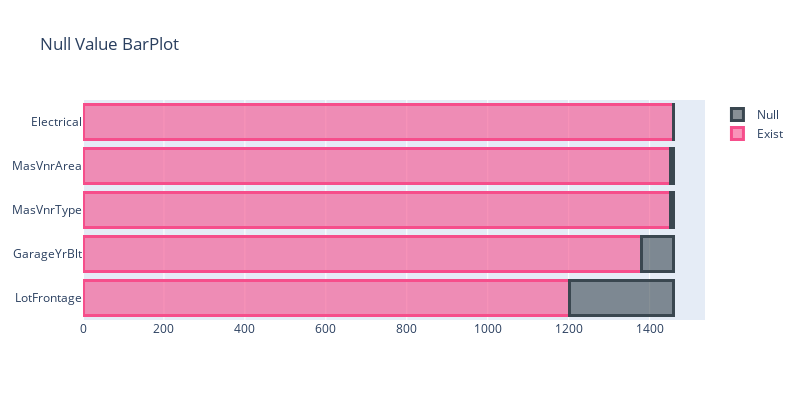

Notebook code for this chart:
### Code cell
display_bar_graph([graph_nonnull, graph_null], 'stack', 'Null Value BarPlot')
print('Number of Missing Index Sum (MasVnrType, MasVnrARea, Electrical) : ',
df_train[['MasVnrType', 'MasVnrArea', 'Electrical']].isnull().values.sum())

### Figure 1 — Plotly figure (JSON) as saved in the notebook; plotly's stock layout.template omitted (floating-point values rounded to 4 significant figures)
{"data": [{"marker": {"color": "rgba(246, 78, 139, 0.6)", "line": {"color": "rgba(246, 78, 139, 1.0)", "width": 3}}, "name": "Exist", "orientation": "h", "type": "bar", "x": [1201, 1379, 1452, 1452, 1459], "y": ["LotFrontage", "GarageYrBlt", "MasVnrType", "MasVnrArea", "Electrical"]}, {"marker": {"color": "rgba(58, 71, 80, 0.6)", "line": {"color": "rgba(58, 71, 80, 1.0)", "width": 3}}, "name": "Null", "orientation": "h", "type": "bar", "x": [259, 81, 8, 8, 1], "y": ["LotFrontage", "GarageYrBlt", "MasVnrType", "MasVnrArea", "Electrical"]}], "layout": {"barmode": "stack", "height": 400, "title": {"text": "Null Value BarPlot"}, "width": 800}}
